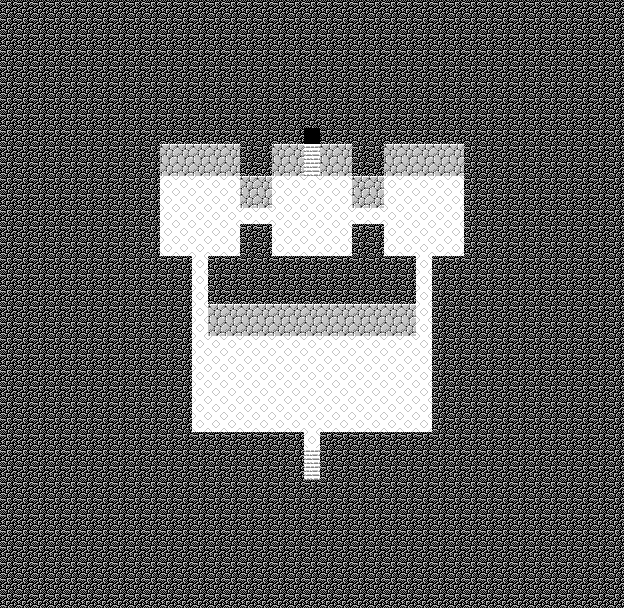

This is a level from a 2D game, rendered from its Tiled map with the project's own tilesets. A one-line summary and the map file follow, with tile-layer data summarised:
An orthogonal 39x38 tile map with 16x16 px tiles, 2 tile layers (Tile Layer 1, Tile Layer 2), 2 tilesets and 21 objects (16x Event, 2x Ceiling, 2x Target, Chest).

<map version="1.0" orientation="orthogonal" renderorder="right-down" width="39" height="38" tilewidth="16" tileheight="16" nextobjectid="56">
 <properties>
  <property name="bgm" value="generic_cave" />
  <property name="encounter" value="encounterset_level09_danger01" />
  <property name="name" value="Illusive Cave" />
 </properties>
 <tileset firstgid="1" source="../tilesets/lower.tsx" />
 <tileset firstgid="176" source="../tilesets/upper.tsx" />
 <layer name="Tile Layer 1" width="39" height="38">
  <properties>
   <property name="z" value="0" />
  </properties>
  <data>[1482 cells, 1482 non-empty, 7 distinct tile ids]</data>
 </layer>
 <layer name="Tile Layer 2" width="39" height="38">
  <properties>
   <property name="z" value=".5" />
  </properties>
  <data>[1482 cells, 0 non-empty, 0 distinct tile ids]</data>
 </layer>
 <objectgroup name="Object Layer 1">
  <object id="33" name="block" type="Event" x="208" y="352" width="16" height="64">
   <properties>
    <property name="passable" value="IMPASSABLE" />
   </properties>
  </object>
  <object id="34" name="block" type="Event" x="400" y="352" width="16" height="32">
   <properties>
    <property name="passable" value="IMPASSABLE" />
   </properties>
  </object>
  <object id="35" name="block" type="Event" x="400" y="400" width="16" height="32">
   <properties>
    <property name="passable" value="IMPASSABLE" />
   </properties>
  </object>
  <object id="36" name="block" type="Event" x="240" y="400" width="32" height="16">
   <properties>
    <property name="passable" value="IMPASSABLE" />
   </properties>
  </object>
  <object id="37" name="block" type="Event" x="288" y="384" width="16" height="48">
   <properties>
    <property name="passable" value="IMPASSABLE" />
   </properties>
  </object>
  <object id="38" name="block" type="Event" x="224" y="368" width="48" height="16">
   <properties>
    <property name="passable" value="IMPASSABLE" />
   </properties>
  </object>
  <object id="40" name="block" type="Event" x="256" y="384" width="16" height="16">
   <properties>
    <property name="passable" value="IMPASSABLE" />
   </properties>
  </object>
  <object id="41" name="block" type="Event" x="272" y="352" width="80" height="16">
   <properties>
    <property name="passable" value="IMPASSABLE" />
   </properties>
  </object>
  <object id="42" name="block" type="Event" x="320" y="368" width="16" height="48">
   <properties>
    <property name="passable" value="IMPASSABLE" />
   </properties>
  </object>
  <object id="43" name="block" type="Event" x="352" y="384" width="16" height="48">
   <properties>
    <property name="passable" value="IMPASSABLE" />
   </properties>
  </object>
  <object id="44" name="block" type="Event" x="368" y="352" width="32" height="16">
   <properties>
    <property name="passable" value="IMPASSABLE" />
   </properties>
  </object>
  <object id="45" name="block" type="Event" x="240" y="336" width="16" height="16">
   <properties>
    <property name="passable" value="IMPASSABLE" />
   </properties>
  </object>
  <object id="46" name="block" type="Event" x="368" y="384" width="16" height="16">
   <properties>
    <property name="passable" value="IMPASSABLE" />
   </properties>
  </object>
  <object id="47" name="block" type="Event" x="368" y="416" width="16" height="16">
   <properties>
    <property name="passable" value="IMPASSABLE" />
   </properties>
  </object>
  <object id="48" name="room" type="Ceiling" x="160" y="144">
   <properties>
    <property name="roofID" value="157" />
    <property name="roofTileset" value="lower" />
   </properties>
   <polygon points="0,0 0,160 96,160 96,0" />
  </object>
  <object id="49" name="room" type="Ceiling" x="368" y="144">
   <properties>
    <property name="roofID" value="157" />
    <property name="roofTileset" value="lower" />
   </properties>
   <polygon points="0,0 0,160 96,160 96,0" />
  </object>
  <object id="50" name="chest" type="Chest" x="304" y="208" width="16" height="16">
   <properties>
    <property name="item" value="wpn_swordPsi" />
    <property name="visible" value="INVISIBLE" />
   </properties>
  </object>
  <object id="52" name="entry" type="Target" x="304" y="144" width="16" height="16" />
  <object id="53" name="exit" type="Target" x="304" y="448" width="16" height="16" />
  <object id="54" name="tele" type="Event" x="304" y="128" width="16" height="16">
   <properties>
    <property name="onCollide" value="targetTele('world4/overworld.tmx', 'illusive')" />
   </properties>
  </object>
  <object id="55" name="tele" type="Event" x="304" y="464" width="16" height="16">
   <properties>
    <property name="onCollide" value="targetTele('world4/illusive02.tmx', 'entry')" />
   </properties>
  </object>
 </objectgroup>
</map>
